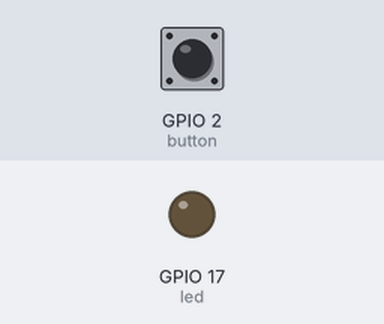
Simulated run of this program. Board: Raspberry Pi (BCM pin numbers). Shown: output pins drawn as LEDs (lit = HIGH). Dashed ring = blinking. The test bench sets the inputs (shaded band); at power-on: GPIO 2 (button) HIGH. The clock reads 2024-03-15 10:24:30 at power-on unless the program sets it; the camera gives no picture and a still takes 0.5 s.

Above: at 1.2 s.
1.3 s: GPIO 2 (button) pulled LOW for 3.2 s
At 2.1 s:
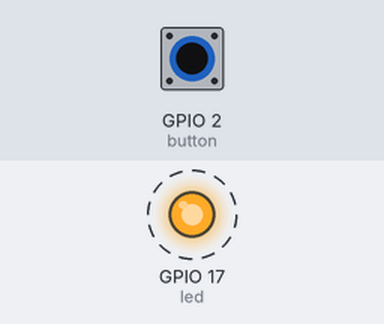
6.0 s: GPIO 2 (button) pulled LOW for 0.15 s
At 6.9 s:
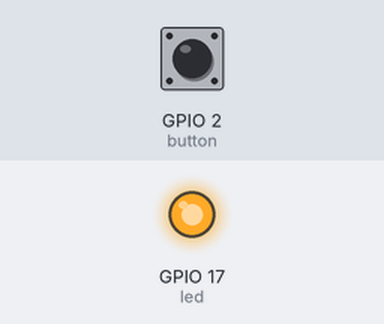
7.6 s: GPIO 2 (button) pulled LOW for 1 s
At 8.1 s:
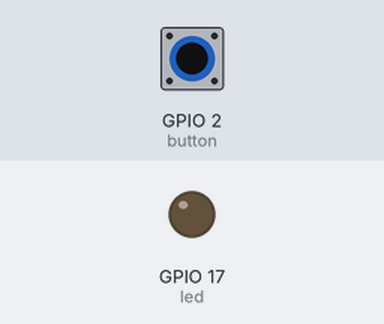
Timing chart, 0 to 10.6 s (numbered marks = the images above; inputs shaded):
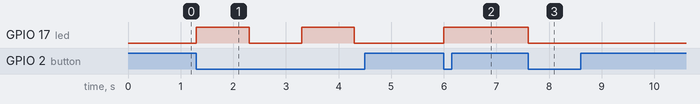

The program:

Kamera_Tasteri.py
```python
from picamera import PiCamera
from time import sleep
import time
import datetime as dt
from gpiozero import LED, Button

camera = PiCamera()
led = LED(17)
button = Button(2)

camera.resolution = (1920, 1080)
camera.framerate = 30


while True:

    VideoTime = dt.datetime.now().strftime("%d-%m-%y-%H-%M-%S")
    VideoName = VideoTime + '.h264'
    FilePath = "/home/pi/Desktop/Aufnahme/"
    ComlpeteFilePath = FilePath + VideoName

    button.wait_for_press()
   # camera.start_preview()
    camera.start_recording(ComlpeteFilePath)
    led.on()
    sleep(1)

    button.wait_for_press()
   # camera.stop_preview()
    camera.stop_recording()
    led.off()
    sleep(1)
```

Measured:
- after the input at 1.3 s, GPIO 17 (led): alternates HIGH for 1.0 s and LOW for 1.0 s, starting at once
- after the input at 6.0 s, GPIO 17 (led): LOW → HIGH at once
- after the input at 7.6 s, GPIO 17 (led): HIGH → LOW at once
